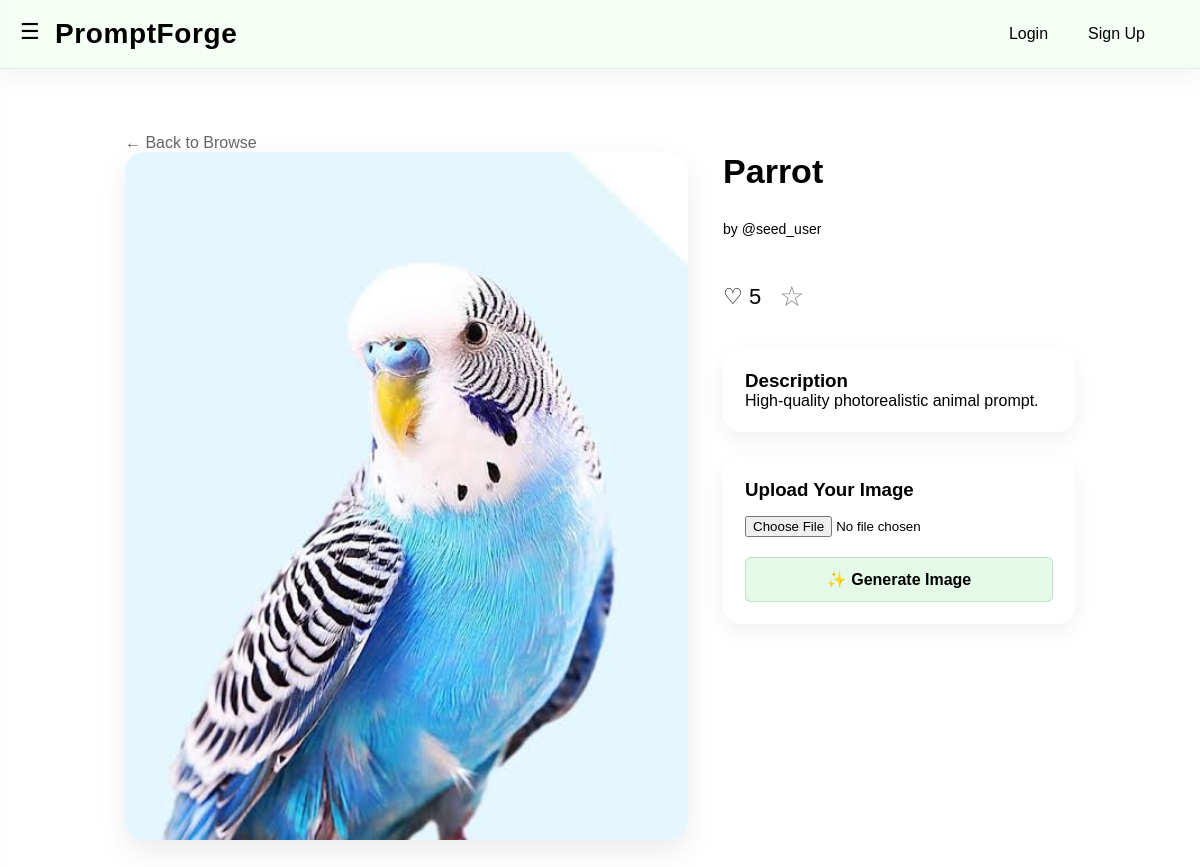
Page /prompt/5 on the earlier database version.
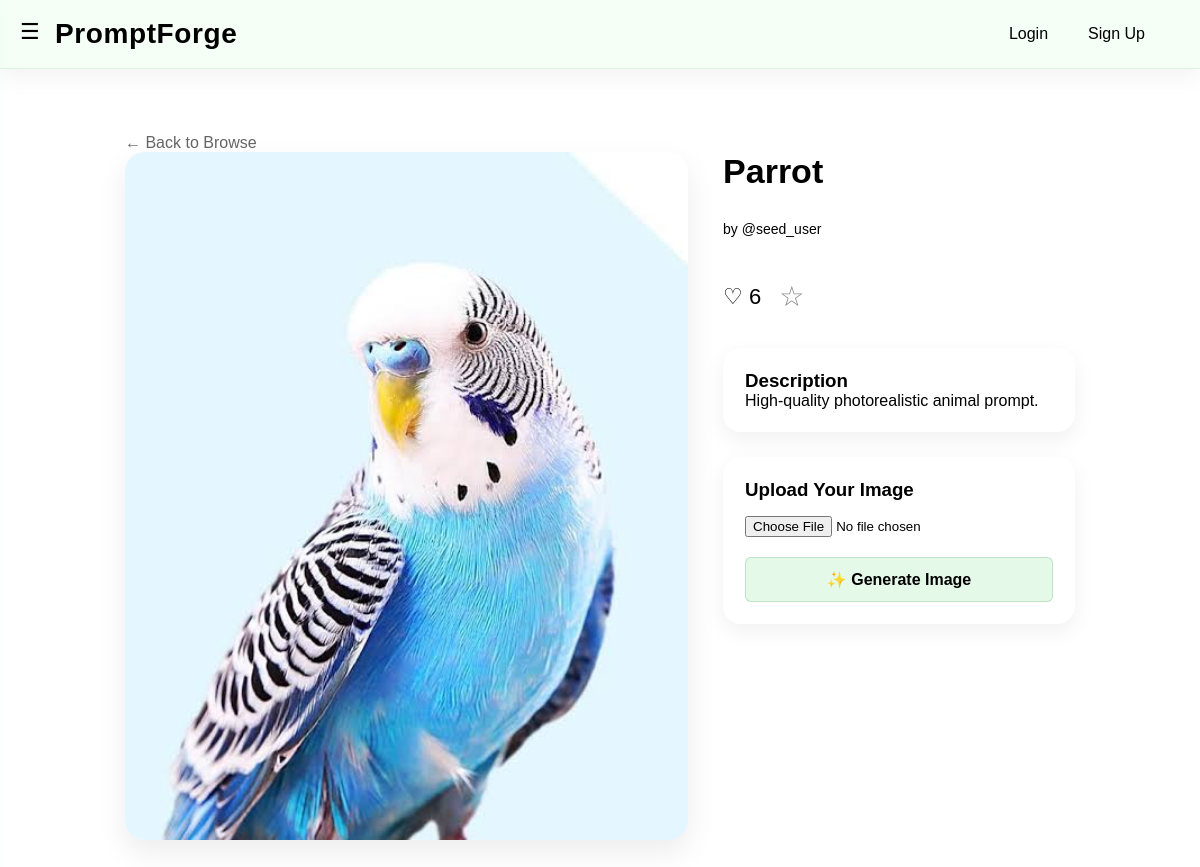
Same page on the later database version.
### models.py (models this page shows)
class Prompt(db.Model):
    id = db.Column(db.Integer, primary_key=True)
    title = db.Column(db.String(100), nullable=False)
    description = db.Column(db.Text)
    prompt_text = db.Column(db.Text)
    creator = db.Column(db.Integer, db.ForeignKey("user.id"), nullable=False)
    user = db.relationship("User", back_populates="prompts")
    image_url = db.Column(db.String(300))
    uploaded_image = db.Column(db.String(255))
    likes = db.Column(db.Integer, default=0)
    created_at = db.Column(db.DateTime, default=datetime.utcnow)

class User(db.Model, UserMixin):
    id = db.Column(db.Integer, primary_key=True)
    username = db.Column(db.String(50), unique=True, nullable=False)
    email = db.Column(db.String(100), unique=True, nullable=False)
    password_hash = db.Column(db.String(200), nullable=False)
    subscription_type = db.Column(db.String(20), default="Free")
    generations_today = db.Column(db.Integer, default=0)
    balance = db.Column(db.Float, default=0.0)
    created_at = db.Column(db.DateTime, default=datetime.utcnow)
    prompts = db.relationship("Prompt", back_populates="user")

### routes.py (the view, shortened to what this page needs)
@main.route("/prompt/<int:prompt_id>", methods=["GET", "POST"])
def prompt_detail(prompt_id):
    prompt = Prompt.query.get_or_404(prompt_id)
    saved_prompts = set()
    liked_prompts = set()
    if request.method == "POST":
        pass
    return render_template(
        "prompt_detail.html",
        prompt=prompt,
        saved_prompts=saved_prompts,
        liked_prompts=liked_prompts
    )

### templates/prompt_detail.html (shortened to what this page needs)
{% extends "base.html" %}
{% block content %}
<div class="prompt-page">
    <a href="{{ url_for('main.home') }}" class="back-link">
        ← Back to Browse
    </a>
    <div class="detail-layout">
        <div class="left-column">
            <div class="image-card">
                <img
                    class="prompt-preview"
                    src="{{ url_for('static', filename=prompt.image_url) }}"
                    alt="{{ prompt.title }}">
            </div>
        </div>
        <div class="right-column">
            <h1>{{ prompt.title }}</h1>
            <p class="creator">
                by @{{ prompt.user.username }}
            </p>
            <div class="prompt-actions">
                <button class="like-btn"
                        data-prompt-id="{{ prompt.id }}">
                    <span class="heart">
                        {% if current_user.is_authenticated and prompt.id in liked_prompts %}
                            ❤
                        {% else %}
                            ♡
                        {% endif %}
                    </span>
                    <span class="like-count">
                        {{ prompt.likes }}
                    </span>
                </button>
                <button class="save-btn
                    "
                    data-prompt-id="{{ prompt.id }}">
                    {% if current_user.is_authenticated and prompt.id in saved_prompts %}
                        ★
                    {% else %}
                        ☆
                    {% endif %}
                </button>
            </div>
            <div class="description-card">
                <h3>Description</h3>
                <p>{{ prompt.description }}</p>
            </div>
            <div class="upload-card">
                <h3>Upload Your Image</h3>
                <form method="POST"
                      enctype="multipart/form-data">
                    <input
                        type="file"
                        name="image">
                    <button class="btn-submit"
                            type="submit">
                        ✨ Generate Image
                    </button>
                </form>
            </div>
        </div>
    </div>
</div>
{% endblock %}

### templates/base.html (shortened to what this page needs)
<!DOCTYPE html>
<html lang="en">
<head>
    <link rel="stylesheet" href="{{ url_for('static', filename='style.css') }}">
</head>
<body>
    <header class="navbar">
        <button class="menu-btn" onclick="toggleSidebar()">☰</button>
        <h1 class="logo">
            <a href="/" style="text-decoration:none; color:inherit;">
                PromptForge
            </a>
        </h1>
        <div class="nav-right">
            {% if current_user.is_authenticated %}
                <div class="dropdown">
                    <button class="dropdown-btn" onclick="toggleDropdown()">
                        {{ current_user.username }} ▼
                    </button>
                    <div id="userDropdown" class="dropdown-content">
                        <a href="/settings">Settings</a>
                        <a href="{{ url_for('main.logout') }}"
                           style="color:#cc0000;font-weight:bold;">
                            Logout
                        </a>
                    </div>
                </div>
            {% else %}
                <a href="/login">Login</a>
                <a href="/signup">Sign Up</a>
            {% endif %}
        </div>
    </header>
    <div class="page-content">
        {% block content %}{% endblock %}
    </div>
</body>
</html>

### static/style.css (style rules this page uses)
* { margin: 0; padding: 0; box-sizing: border-box; }
body { font-family: Arial, sans-serif; background: #ffffff; color: #000000; }
.navbar { position: sticky; top: 0; z-index: 1000; display: flex; justify-content: space-between; align-items: center; padding: 18px 55px; background: #f5fff6; border-bottom: 1px solid rgba(170,220,180,.35); box-shadow: 0 8px 25px rgba(0,0,0,.05); backdrop-filter: blur(8px); }
.logo { font-size:28px; font-weight:700; letter-spacing:.6px; }
.nav-right a { margin-left: 20px; text-decoration: none; color: #000000; font-weight: 500; }
.nav-right { display: flex; align-items: center; gap: 20px; }
.nav-right a { transition: .2s; }
.creator { font-size: 14px; color: #000000; margin-bottom: 10px; }
.menu-btn { position: absolute; left: 20px; top: 47%; transform: translateY(-50%); font-size: 22px; background: none; border: none; cursor: pointer; z-index: 1100; }
.btn-submit { width: 100%; padding: 12px; background: #e5f9e8; color: #000000; border: 1px solid rgba(180, 220, 190, 0.8); border-radius: 6px; font-size: 16px; font-weight: bold; cursor: pointer; transition: background 0.2s, transform 0.1s; }
.save-btn { background: none; border: none; cursor: pointer; font-size: 28px; color: #888; transition: transform 0.15s ease, color 0.15s ease; }
.like-btn { background: none; border: none; cursor: pointer; font-size: 22px; transition: transform 0.15s ease; }
.prompt-page { max-width: 1000px; margin: 40px auto; padding: 25px; }
.prompt-preview { width: 100%; display: block; max-height: 720px; object-fit: contain; }
.image-card { background: white; border-radius: 20px; overflow: hidden; box-shadow: 0 12px 30px rgba(0, 0, 0, .08); }
.description-card, .upload-card, .result-card { background: white; border-radius: 18px; padding: 22px; box-shadow: 0 8px 22px rgba(0, 0, 0, .06); }
.upload-card input[type="file"] { width: 100%; margin: 15px 0 20px; }
.upload-card .btn-submit { width: 100%; }
.back-link { text-decoration: none; color: #666; }
.page-content { max-width: 1500px; margin: auto; }
.detail-layout { display: grid; grid-template-columns: 1.6fr 1fr; gap: 35px; align-items: start; }
.left-column, .right-column { display: flex; flex-direction: column; gap: 25px; }
.right-column h1 { font-size: 34px; margin-bottom: 5px; }
.prompt-actions { display: flex; align-items: center; gap: 18px; margin: 8px 0 10px; }

Differences in the rows shown:
changed Prompt "Parrot": likes "5" → "6"
